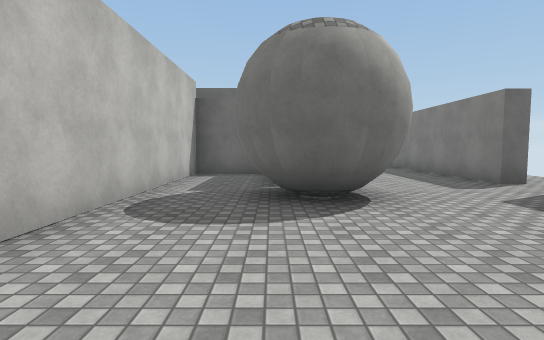
View 1 (above)

24 first-person views from a walk through a 3-D level made in the Unity game engine. The camera is 1.4 m above the floor, tilts 4° down and sees 80° across. The floor is counted in squares, 2 m on a side. Each view is taken from the middle of a square. On the plan, view 1 faces up. The plan holds only what a view shows up to about 10 squares ahead; the rest is blank. The place goes on beyond the plan. The player is left out. Some animated figures are left out. Surface patterns are stand-ins for the level's own textures.

View 2
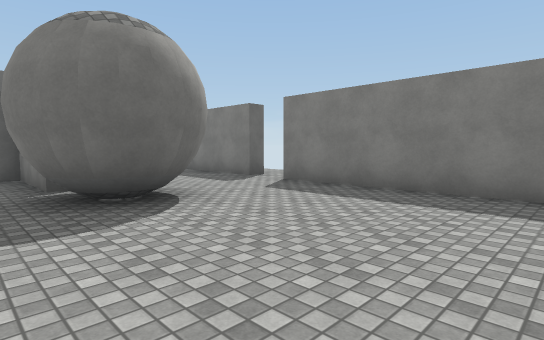

View 3
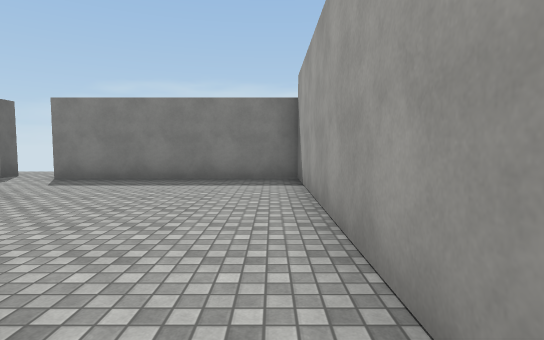

View 4
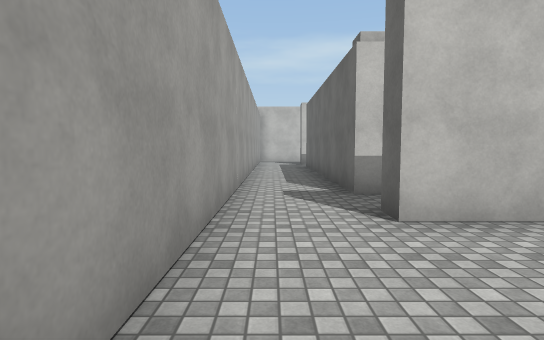

View 5
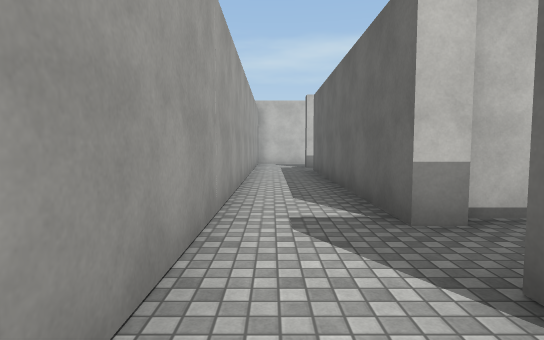

View 6
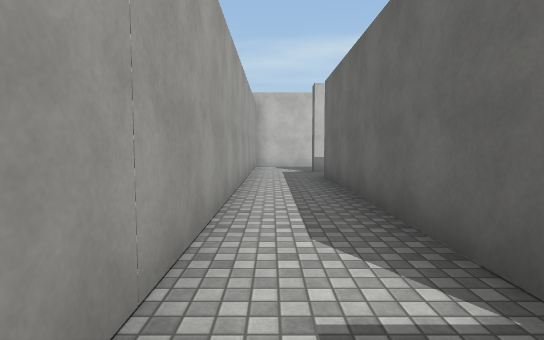

View 7
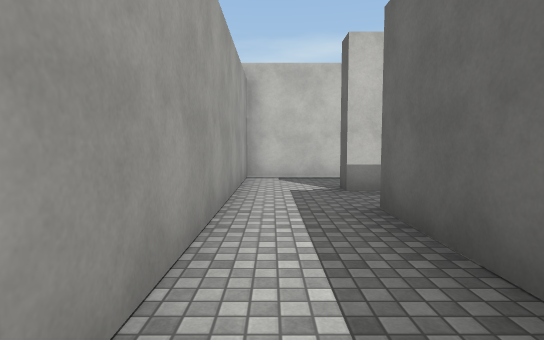

View 8
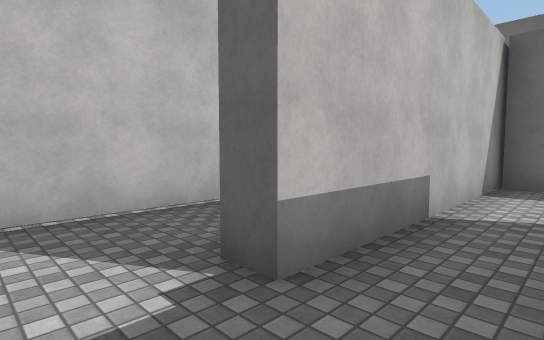

View 9
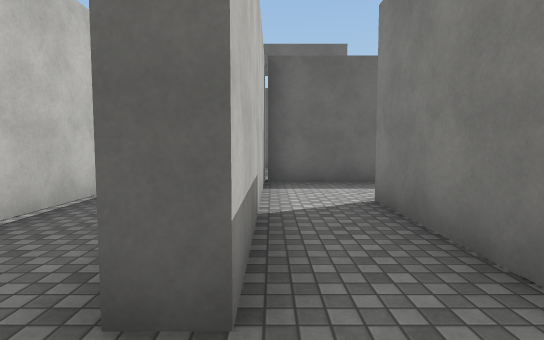

View 10
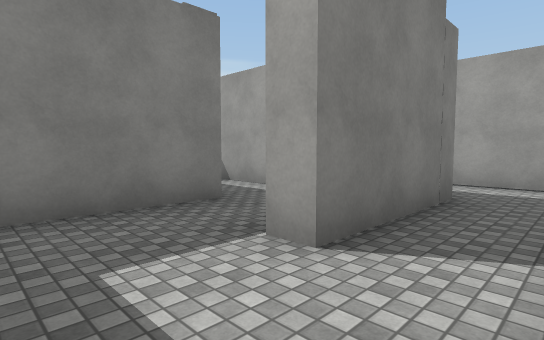

View 11
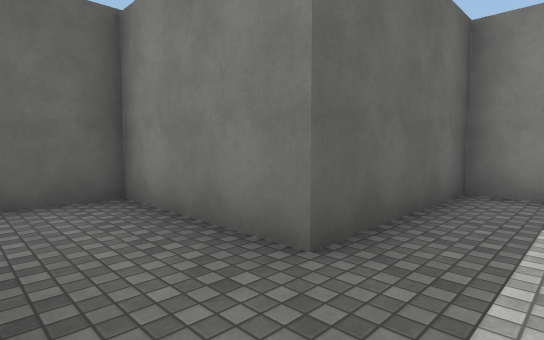

View 12
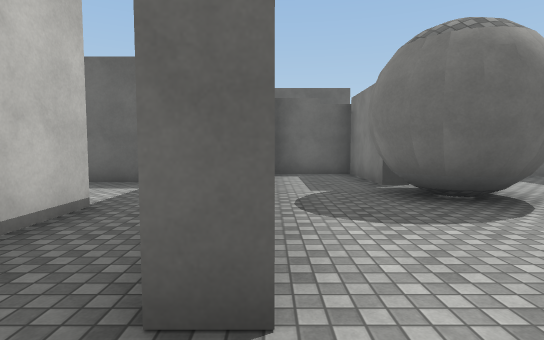

View 13
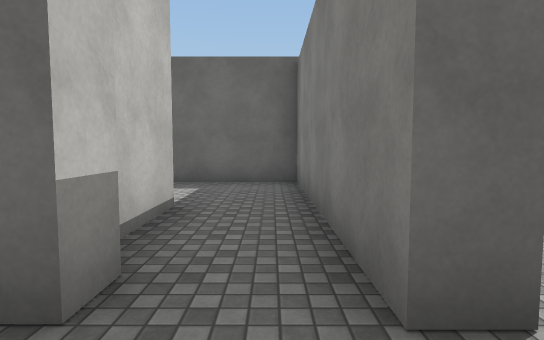

View 14
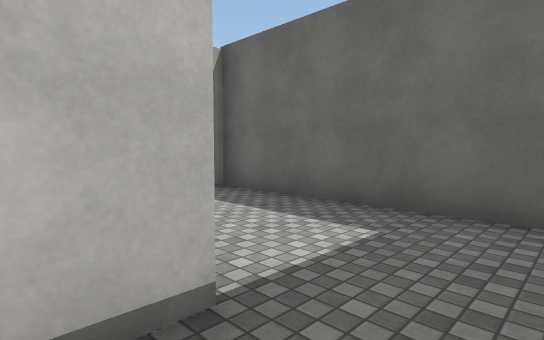

View 15
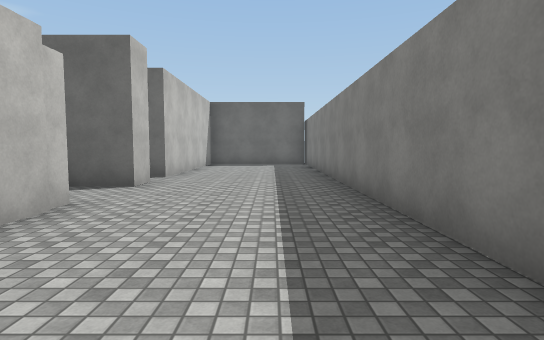

View 16
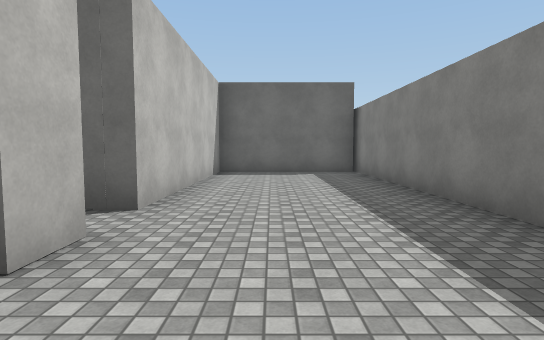

View 17
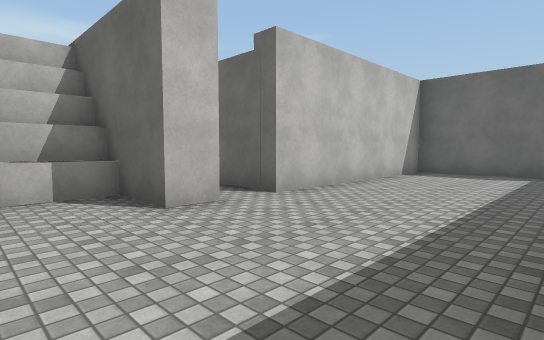

View 18
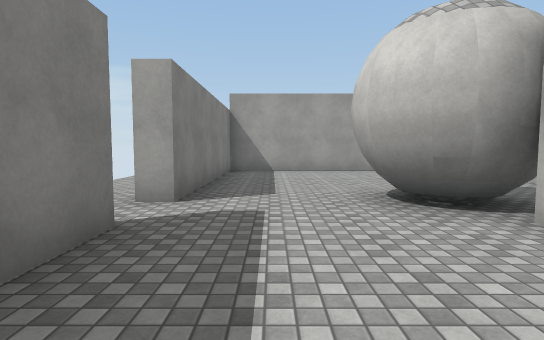

View 19
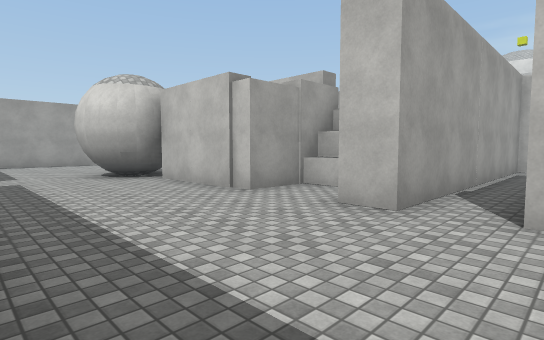

View 20
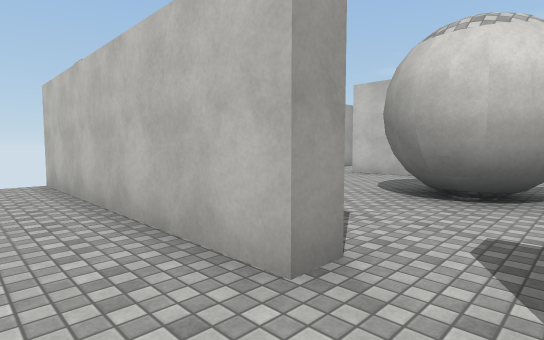

View 21
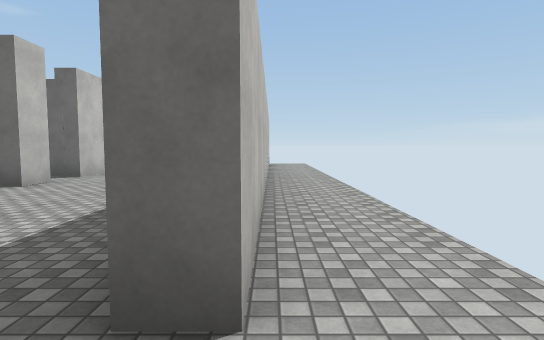

View 22
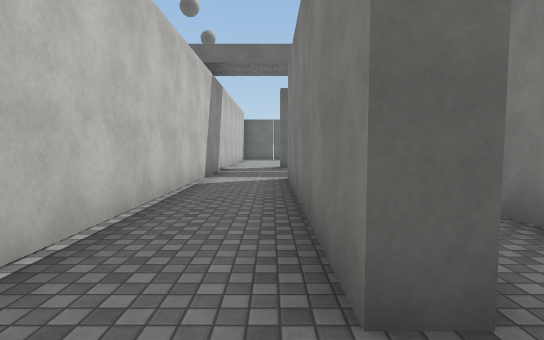

View 23
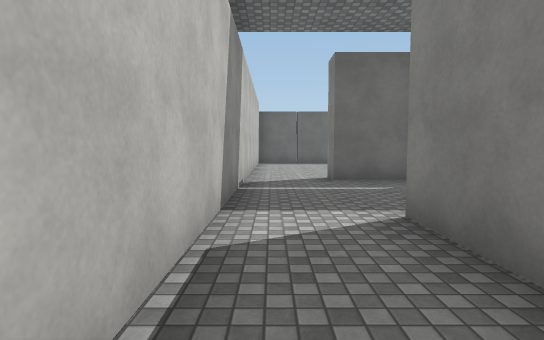

View 24
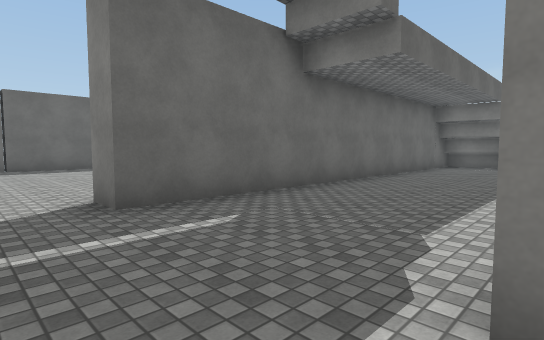

### Floor plan
Ten units are one square. View 1 is at (0, 0); x grows to the right and y downward. Boxes are objects, and circles mark ways between rooms. Rooms are numbered by the first view taken in them; rooms with no view inside come last. Other rooms are left out.
<svg viewBox="-151 -191 206 207">
<path fill="none" stroke="#000" d="M9 -36 2 -37M13 -37 5 -36M-3 -42 -4 -46M-4 -45 -4 -47 -3 -52M19 -51 18 -42 14 -39 7 -35 1 -38 -4 -43M1 -60 1 -85 -20 -85 -20 -12M-16 6 44 6 44 -50M15 -43 11 -39 6 -38 3 -39M-1 -41 -3 -46M-38 -18 -38 -12 -106 -12 -106 -42M-126 6 -16 6M-20 -12 -25 -12 -25 -34M-104 -66 -121 -66M-121 -72 -121 -12 -126 -12M-76 -17 -61 -17M-47 -33 -83 -33 -83 -45M47 -82 47 -61M6 -115 6 -107 -13 -107 -13 -90 6 -90 6 -60M50 -62 44 -62 44 -186M-8 -108 -8 -89M12 -58 19 -51M41 -49 47 -49 47 11M17 -53 18 -47M17 -53 18 -52M3 -59 6 -59 11 -58 15 -57M44 -182 6 -182 6 -126M12 -56 15 -53M-146 -115 -146 6 -126 6M-35 -107 -126 -107 -126 -115M-126 -12 -126 -72M-42 -39 -42 -19M-25 -34 -25 -66 -79 -66M-106 -42 -101 -42M-83 -45 -83 -66 -104 -66"/>
<circle cx="-20" cy="-5" r="3" fill="#2a7"/>
<circle cx="25" cy="-40" r="3" fill="#2a7"/>
<circle cx="-130" cy="-5" r="3" fill="#2a7"/>
<circle cx="-30" cy="-25" r="3" fill="#2a7"/>
<circle cx="-110" cy="-55" r="3" fill="#2a7"/>
<circle cx="-95" cy="-35" r="3" fill="#2a7"/>
<text x="10" y="-30">1</text>
<text x="-80" y="0">2</text>
<text x="-90" y="-30">3</text>
<text x="40" y="-100">4</text>
<text x="-100" y="-80">5</text>
<text x="-50" y="-50">6</text>
<text x="-100" y="-60">7</text>
</svg>
Room 1 opens to room 2. Room 1 opens to room 4. Room 2 opens to room 5. Room 2 opens to room 6. Room 2 opens to room 7. Room 3 opens to room 7.

Where each view was taken, in squares from view 1:
view 1: 0 up, 0 right, facing up
view 2: 0 up, 1 left, facing up-right
view 3: 0 up, 3 left, facing right
view 4: 0 up, 1 right, facing left
view 5: 0 up, 1 left, facing left
view 6: 0 up, 3 left, facing left
view 7: 0 up, 7 left, facing left
view 8: 0 up, 11 left, facing up-left
view 9: 0 up, 12 left, facing up
view 10: 6 up, 12 left, facing down-right
view 11: 2 up, 10 left, facing up-right
view 12: 0 up, 2 left, facing up
view 13: 0 up, 3 left, facing up
view 14: 3 up, 3 left, facing up-left
view 15: 5 up, 3 right, facing up
view 16: 9 up, 2 right, facing up
view 17: 9 up, 4 right, facing up-left
view 18: 9 up, 3 right, facing down
view 19: 13 up, 4 right, facing down-left
view 20: 6 up, 6 right, facing down-left
view 21: 5 up, 5 right, facing up
view 22: 0 up, 13 left, facing up
view 23: 4 up, 14 left, facing up
view 24: 7 up, 14 left, facing up-right
